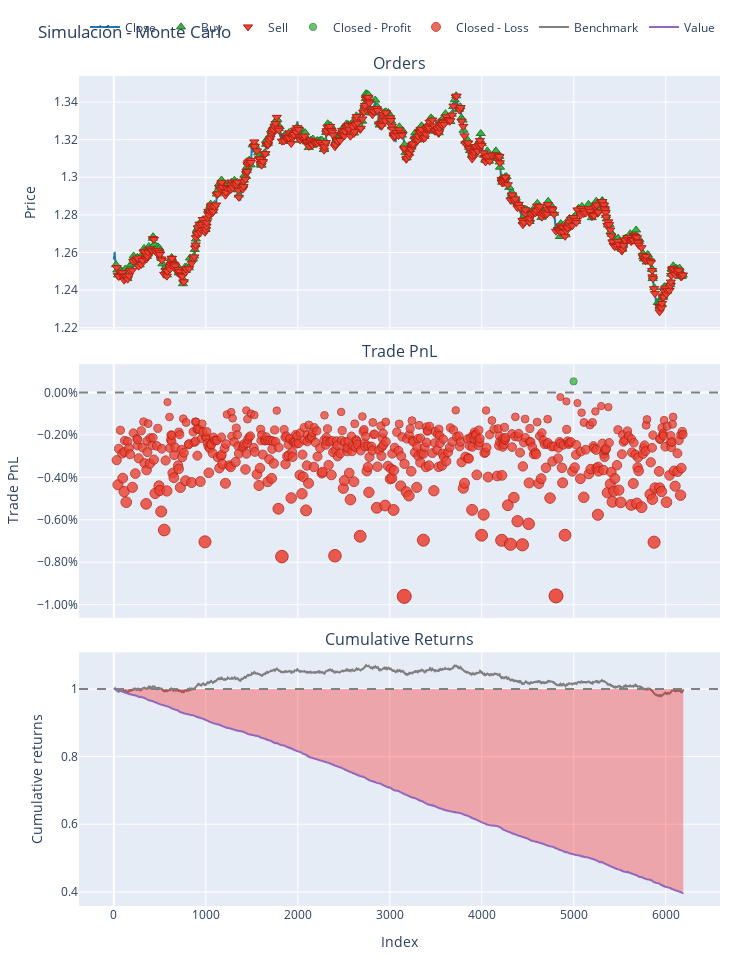

Here is the notebook cell this chart was saved with:
### Code cell
import os
os.environ["NUMBA_DISABLE_JIT"] = "1"

import pandas as pd
import numpy as np
import joblib
import vectorbt as vbt
import ta

from datetime import timedelta

# === 1. Cargar df_test original y calcular estadísticos base ===
df_base = pd.read_csv("df_test.csv")
df_base['time'] = pd.to_datetime(df_base['time'])

n_rows = len(df_base)
np.random.seed(42)

# === 2. Simulación Monte Carlo de precios OHLC ===
close_sim = np.cumsum(np.random.normal(0, 0.0008, n_rows)) + df_base['close'].iloc[0]
open_sim = close_sim + np.random.normal(0, 0.0003, n_rows)
high_sim = np.maximum(open_sim, close_sim) + np.abs(np.random.normal(0, 0.0005, n_rows))
low_sim = np.minimum(open_sim, close_sim) - np.abs(np.random.normal(0, 0.0005, n_rows))
volume_sim = np.abs(np.random.normal(1000, 300, n_rows))

df_sim = pd.DataFrame({
    'time': pd.date_range(start='2023-01-01', periods=n_rows, freq='H'),
    'open': open_sim,
    'high': high_sim,
    'low': low_sim,
    'close': close_sim,
    'tick_volume': volume_sim
})

df_sim['hour'] = df_sim['time'].dt.hour
df_sim['weekday'] = df_sim['time'].dt.weekday

# === 3. Calcular las 14 features técnicas básicas ===
df_sim['sma_200_vs_100'] = ta.trend.sma_indicator(df_sim['close'], 200) - ta.trend.sma_indicator(df_sim['close'], 100)
df_sim['sma_50_vs_25'] = ta.trend.sma_indicator(df_sim['close'], 50) - ta.trend.sma_indicator(df_sim['close'], 25)
df_sim['rsi_14'] = ta.momentum.rsi(df_sim['close'], window=14)
df_sim['acceleration_12'] = df_sim['close'].diff().diff(periods=12)
macd = ta.trend.macd_diff(df_sim['close'])
df_sim['macd'] = macd
df_sim['stoch_k'] = ta.momentum.stoch(df_sim['high'], df_sim['low'], df_sim['close'])
df_sim['momentum_12'] = df_sim['close'].diff(periods=12)
bb = ta.volatility.BollingerBands(df_sim['close'], window=20)
df_sim['bb_middle'] = bb.bollinger_mavg()
df_sim['bb_upper'] = bb.bollinger_hband()
df_sim['bb_lower'] = bb.bollinger_lband()
df_sim['weighted_close'] = (df_sim['high'] + df_sim['low'] + 2 * df_sim['close']) / 4
df_sim['poc_12'] = df_sim['close'].rolling(12).mean()  # Proxy for POC
df_sim['high_channel_20'] = df_sim['high'].rolling(20).max()
df_sim['low_channel_20'] = df_sim['low'].rolling(20).min()
df_sim['abs_diff_mrb_vs_close'] = np.abs(df_sim['close'] - df_sim['close'].rolling(20).mean())

# === 4. Simular variables Renko (últimos 5 precios en señales)
for i in range(1, 6):
    df_sim[f'last_signal_price_{i}'] = df_sim['close'].shift(i)

# === 5. Simular columna de señal activa ===
df_sim['signal'] = np.random.choice([0, 1], size=n_rows, p=[0.8, 0.2])  # solo algunas señales activas

# === 6. Preparar features y cargar modelo ===
features_cols = [
    'close', 'sma_200_vs_100', 'sma_50_vs_25', 'rsi_14', 'acceleration_12',
    'macd', 'stoch_k', 'momentum_12', 'bb_middle', 'bb_upper',
    'bb_lower', 'weighted_close', 'poc_12', 'high_channel_20',
    'low_channel_20', 'abs_diff_mrb_vs_close',
    'last_signal_price_1', 'last_signal_price_2',
    'last_signal_price_3', 'last_signal_price_4',
    'last_signal_price_5', 'hour', 'weekday'
]

modelo_path = "best_model_walkforward_weekly_dt_fullparams.joblib"
model = joblib.load(modelo_path)

# === 7. Predicción y probabilidad ===
X_sim = df_sim[features_cols].fillna(0)
df_sim['pred'] = model.predict(X_sim)
df_sim['proba_1'] = model.predict_proba(X_sim)[:, 1]

# === 8. Señales de entrada y salida (TP o N velas)
entries = ((df_sim['signal'] == 1) & (df_sim['pred'] == 1)).fillna(False)
tp_pips = 0.0012
horizon = 20
exits = pd.Series(False, index=df_sim.index)

for i in entries[entries].index:
    entry_price = df_sim.at[i, 'close']
    future = df_sim.iloc[i+1:min(i+1+horizon, len(df_sim))]

    if not future.empty and (future['high'] >= entry_price + tp_pips).any():
        tp_hit_idx = future[future['high'] >= entry_price + tp_pips].index[0]
        exits.at[tp_hit_idx] = True
    elif not future.empty:
        exits.at[future.index[-1]] = True

# === 9. Simulación en VectorBT ===
prices = df_sim['close'].astype(float)
entries = entries.reindex(prices.index).fillna(False).astype(bool)
exits = exits.reindex(prices.index).fillna(False).astype(bool)

init_cash = 10000
leverage = 30
lot_size = 100
fixed_size = lot_size * leverage

portfolio = vbt.Portfolio.from_signals(
    close=prices,
    entries=entries,
    exits=exits,
    size=fixed_size,
    init_cash=init_cash,
    fees=0.001,
    slippage=0.0005,
    direction='longonly'
)

# === 10. Resultados
print("\n📊 Simulación con Monte Carlo:")
stats = portfolio.stats()

# Mostrar estadísticas clave como en el primer código
print(f"Start Value: {stats['Start Value']}")
print(f"End Value: {stats['End Value']}")
print(f"Total Return [%]: {stats['Total Return [%]']}")
print(f"Benchmark Return [%]: {stats['Benchmark Return [%]']}")
print(f"Max Gross Exposure [%]: {stats['Max Gross Exposure [%]']}")
print(f"Total Fees Paid: {stats['Total Fees Paid']}")
print(f"Max Drawdown [%]: {stats['Max Drawdown [%]']}")
print(f"Max Drawdown Duration: {stats['Max Drawdown Duration']}")
print(f"Total Trades: {stats['Total Trades']}")
print(f"Total Closed Trades: {stats['Total Closed Trades']}")
print(f"Total Open Trades: {stats['Total Open Trades']}")
print(f"Open Trade PnL: {stats['Open Trade PnL']}")
print(f"Win Rate [%]: {stats['Win Rate [%]']}")
print(f"Best Trade [%]: {stats['Best Trade [%]']}")
print(f"Worst Trade [%]: {stats['Worst Trade [%]']}")
print(f"Avg Winning Trade [%]: {stats['Avg Winning Trade [%]']}")
print(f"Avg Losing Trade [%]: {stats['Avg Losing Trade [%]']}")
print(f"Avg Winning Trade Duration: {stats['Avg Winning Trade Duration']}")
print(f"Avg Losing Trade Duration: {stats['Avg Losing Trade Duration']}")
print(f"Profit Factor: {stats['Profit Factor']}")
print(f"Expectancy: {stats['Expectancy']}")

# === 11. Gráficos
portfolio.plot(title="Simulación - Monte Carlo").show()

### Figure 1 — Plotly figure (JSON) as saved in the notebook; plotly's stock layout.template omitted (floating-point values rounded to 4 significant figures; data arrays with more than 128 entries replaced by an {"elided": "..."} marker saying what was removed)
{"data": [{"legendgroup": "0", "line": {"color": "#1f77b4"}, "name": "Close", "showlegend": true, "type": "scatter", "uid": "be478ab7-b1e2-46dd-bb55-1825eec997a7", "x": {"elided": "6192 int values"}, "xaxis": "x", "y": {"elided": "6192 float values"}, "yaxis": "y"}, {"customdata": {"elided": "544x3 float values"}, "hovertemplate": "Order Id: %{customdata[0]}<br>Timestamp: %{x}<br>Price: %{y}<br>Size: %{customdata[1]:.6f}<br>Fees: %{customdata[2]:.6f}", "legendgroup": "1", "marker": {"color": "#37B13F", "line": {"color": "rgb(38,123,44)", "width": 1}, "size": 8, "symbol": "triangle-up"}, "mode": "markers", "name": "Buy", "type": "scatter", "uid": "e247772d-20ec-4353-8475-fed7134cfabf", "x": {"elided": "544 int values"}, "xaxis": "x", "y": {"elided": "544 float values"}, "yaxis": "y"}, {"customdata": {"elided": "544x3 float values"}, "hovertemplate": "Order Id: %{customdata[0]}<br>Timestamp: %{x}<br>Price: %{y}<br>Size: %{customdata[1]:.6f}<br>Fees: %{customdata[2]:.6f}", "legendgroup": "2", "marker": {"color": "#EA4335", "line": {"color": "rgb(181,31,18)", "width": 1}, "size": 8, "symbol": "triangle-down"}, "mode": "markers", "name": "Sell", "type": "scatter", "uid": "5a2bfa23-930a-4c69-b0ea-572efb4f20ef", "x": {"elided": "544 int values"}, "xaxis": "x", "y": {"elided": "544 float values"}, "yaxis": "y"}, {"customdata": [[441, 441, 1.986, 0.000519]], "hovertemplate": "Exit Trade Id: %{customdata[0]}<br>Position Id: %{customdata[1]}<br>Exit Timestamp: %{x}<br>PnL: %{customdata[2]:.6f}<br>Return: %{customdata[3]:.2%}", "legendgroup": "3", "marker": {"color": "#37B13F", "line": {"color": "rgb(38,123,44)", "width": 1}, "opacity": [0.7548], "size": [7.222], "symbol": "circle"}, "mode": "markers", "name": "Closed - Profit", "type": "scatter", "uid": "3d0f159a-ed6e-4703-a1d3-5a48147629b4", "x": [4998], "xaxis": "x2", "y": [0.000519], "yaxis": "y2"}, {"customdata": {"elided": "543x4 float values"}, "hovertemplate": "Exit Trade Id: %{customdata[0]}<br>Position Id: %{customdata[1]}<br>Exit Timestamp: %{x}<br>PnL: %{customdata[2]:.6f}<br>Return: %{customdata[3]:.2%}", "legendgroup": "4", "marker": {"color": "#EA4335", "line": {"color": "rgb(181,31,18)", "width": 1}, "opacity": {"elided": "543 float values"}, "size": {"elided": "543 float values"}, "symbol": "circle"}, "mode": "markers", "name": "Closed - Loss", "type": "scatter", "uid": "9062ba35-6c1b-44e4-ba35-6acc83891541", "x": {"elided": "543 int values"}, "xaxis": "x2", "y": {"elided": "543 float values"}, "yaxis": "y2"}, {"legendgroup": "5", "line": {"color": "#7f7f7f"}, "name": "Benchmark", "showlegend": true, "type": "scatter", "uid": "f18b1b32-d8f5-462f-86c2-2f8871ed107b", "x": {"elided": "6192 int values"}, "xaxis": "x3", "y": {"elided": "6192 float values"}, "yaxis": "y3"}, {"hoverinfo": "skip", "legendgroup": "6", "line": {"color": "rgba(0, 0, 0, 0)", "width": 0}, "opacity": 0, "showlegend": false, "type": "scatter", "uid": "14d21924-0050-4b20-a362-631f929a410e", "x": {"elided": "6192 int values"}, "xaxis": "x3", "y": {"elided": "6192 int values"}, "yaxis": "y3"}, {"connectgaps": false, "fill": "tonexty", "fillcolor": "rgba(255, 0, 0, 0.3)", "hoverinfo": "skip", "legendgroup": "6", "line": {"color": "rgba(0, 0, 0, 0)", "width": 0}, "opacity": 0, "showlegend": false, "type": "scatter", "uid": "6d626e21-d04b-4770-a97b-48acb0fa91e4", "x": {"elided": "6192 int values"}, "xaxis": "x3", "y": {"elided": "6192 float values"}, "yaxis": "y3"}, {"legendgroup": "7", "line": {"color": "#9467bd"}, "name": "Value", "showlegend": true, "type": "scatter", "uid": "e7635107-ccd6-4a82-96f5-42408bb2057c", "x": {"elided": "6192 int values"}, "xaxis": "x3", "y": {"elided": "6192 float values"}, "yaxis": "y3"}, {"hoverinfo": "skip", "legendgroup": "6", "line": {"color": "rgba(0, 0, 0, 0)", "width": 0}, "opacity": 0, "showlegend": false, "type": "scatter", "uid": "5b7cf360-d7c4-4a91-8b93-62089bf2d5f2", "x": {"elided": "6192 int values"}, "xaxis": "x3", "y": {"elided": "6192 int values"}, "yaxis": "y3"}], "layout": {"annotations": [{"font": {"size": 16}, "showarrow": false, "text": "Orders", "x": 0.5, "xanchor": "center", "xref": "paper", "y": 1, "yanchor": "bottom", "yref": "paper"}, {"font": {"size": 16}, "showarrow": false, "text": "Trade PnL", "x": 0.5, "xanchor": "center", "xref": "paper", "y": 0.6528, "yanchor": "bottom", "yref": "paper"}, {"font": {"size": 16}, "showarrow": false, "text": "Cumulative Returns", "x": 0.5, "xanchor": "center", "xref": "paper", "y": 0.3056, "yanchor": "bottom", "yref": "paper"}], "height": 960, "legend": {"orientation": "h", "traceorder": "normal", "x": 1, "xanchor": "right", "y": 1.042, "yanchor": "bottom"}, "margin": {"b": 30, "l": 30, "r": 30, "t": 30}, "shapes": [{"line": {"color": "gray", "dash": "dash"}, "type": "line", "x0": 0, "x1": 1, "xref": "paper", "y0": 0, "y1": 0, "yref": "y2"}, {"line": {"color": "gray", "dash": "dash"}, "type": "line", "x0": 0, "x1": 1, "xref": "paper", "y0": 1, "y1": 1, "yref": "y3"}], "showlegend": true, "title": {"text": "Simulación - Monte Carlo"}, "width": 750, "xaxis": {"anchor": "y", "domain": [0, 1], "matches": "x3", "showticklabels": false}, "xaxis2": {"anchor": "y2", "domain": [0, 1], "matches": "x3", "showticklabels": false}, "xaxis3": {"anchor": "y3", "domain": [0, 1], "title": {"text": "Index"}}, "yaxis": {"anchor": "x", "domain": [0.6944, 1], "title": {"text": "Price"}}, "yaxis2": {"anchor": "x2", "domain": [0.3472, 0.6528], "tickformat": ".2%", "title": {"text": "Trade PnL"}}, "yaxis3": {"anchor": "x3", "domain": [0, 0.3056], "title": {"text": "Cumulative returns"}}}}
